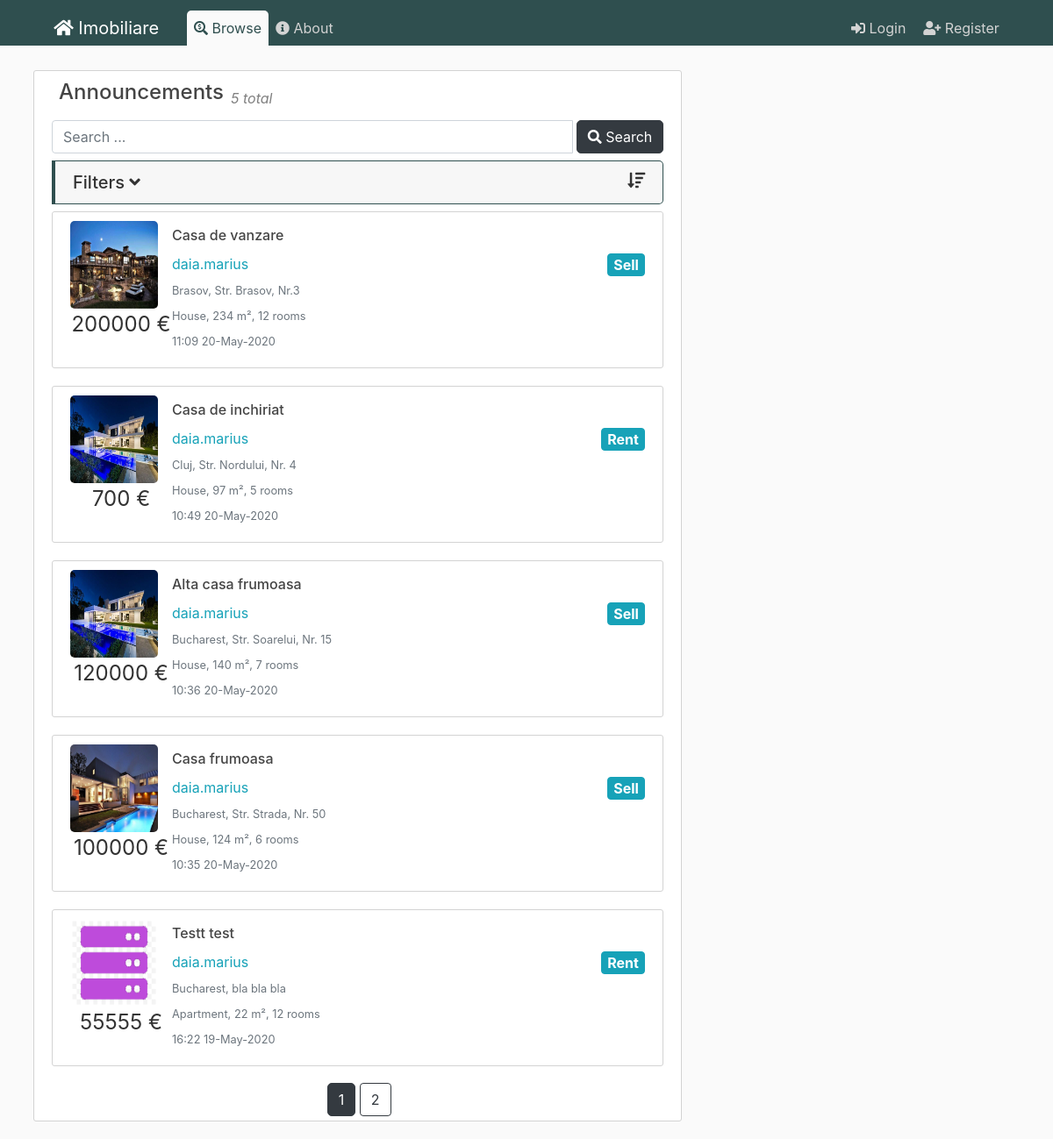
Page /posts on the earlier database version.
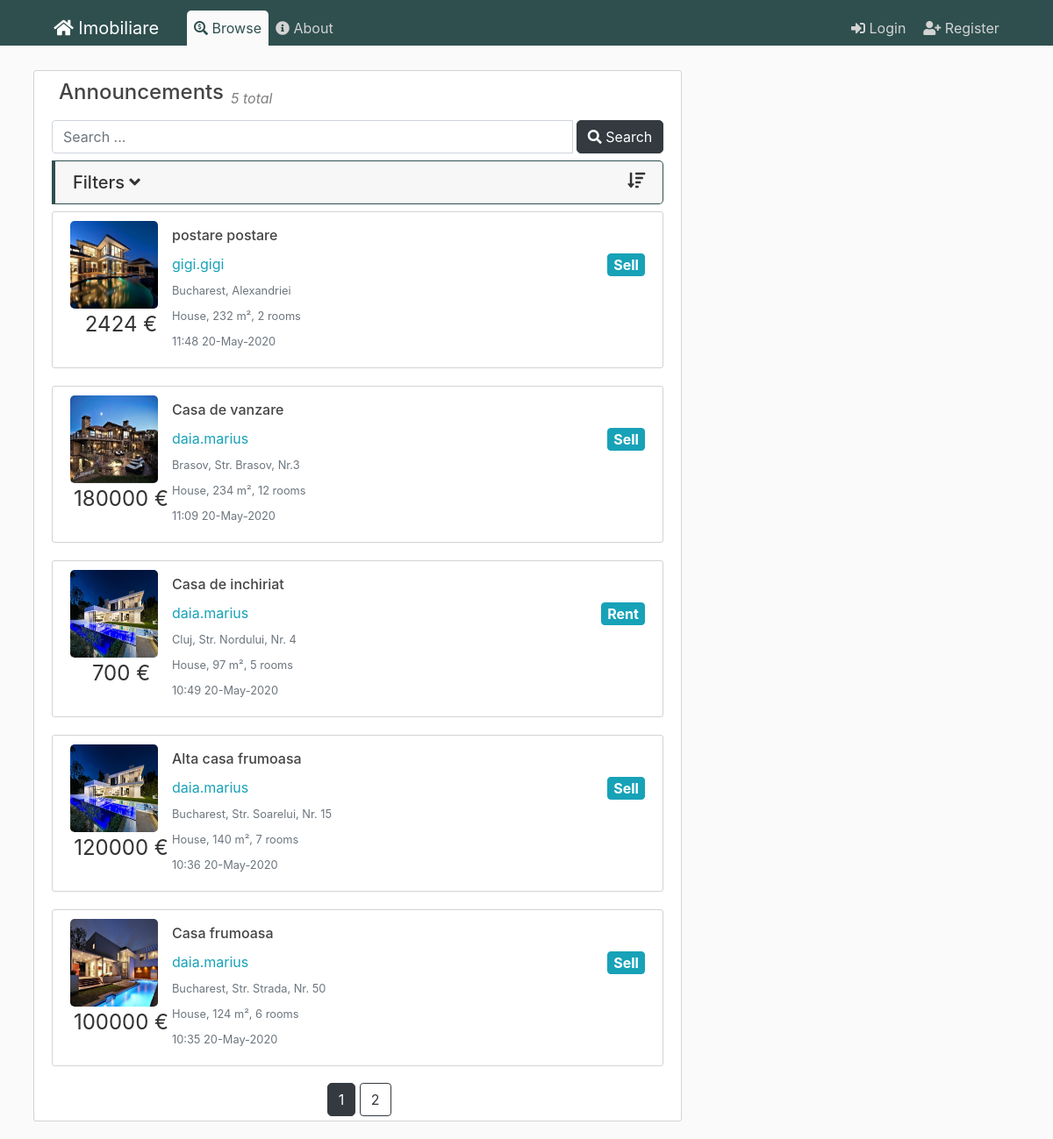
Same page on the later database version.
### flaskblog/models.py (models this page shows, shortened)
class Post(db.Model):
    id = db.Column(db.Integer, primary_key=True)
    title = db.Column(db.String(100), nullable=False)
    date_posted = db.Column(db.DateTime, nullable=False, default=datetime.utcnow)
    content = db.Column(db.Text, nullable=False)
    user_id = db.Column(db.Integer, db.ForeignKey('user.id'), nullable=False)
    city_id = db.Column(db.Integer, db.ForeignKey('city.id'), nullable=False)
    anouncement_type = db.Column(db.String(20), nullable=False)
    house_type = db.Column(db.String(20), nullable=False)
    price = db.Column(db.Integer, nullable=False)
    square_meters = db.Column(db.Integer, nullable=False)
    number_rooms = db.Column(db.Integer, nullable=False)
    address = db.Column(db.String(100), nullable=False)
    phonenumber = db.Column(db.String(15), nullable=True)
    post = db.relationship('Image')
    favorited = db.relationship('User', secondary=user_favorites)

class Image(db.Model):
    id = db.Column(db.Integer, primary_key=True)
    name = db.Column(db.String(100), nullable=False)
    post_id = db.Column(db.Integer, db.ForeignKey('post.id'), nullable=False)
    post = db.relationship('Post', backref='images', lazy=True)

class User(db.Model, UserMixin):
    id = db.Column(db.Integer, primary_key=True)
    username = db.Column(db.String(20), unique=True, nullable=False)
    email = db.Column(db.String(120), unique=True, nullable=False)
    phonenumber = db.Column(db.String(15), nullable=False)
    image_file = db.Column(db.String(20), nullable=False, default='default.jpg')
    password = db.Column(db.String(60), nullable=False)
    posts = db.relationship('Post', backref='author', lazy=True)
    favorites = db.relationship('Post', secondary=user_favorites)

class City(db.Model):
    id = db.Column(db.Integer, primary_key=True)
    name = db.Column(db.String(100), nullable=False)
    country_id = db.Column(db.Integer, db.ForeignKey('country.id'), nullable=False)
    country = db.relationship('Country', back_populates="cities")
    posts = db.relationship('Post', backref='city', lazy=True)

### flaskblog/posts/routes.py (the view)
@posts.route("/posts")
def browse():
    page = request.args.get('page', 1, type=int)
    posts = Post.query.order_by(Post.date_posted.desc()).paginate(page=page, per_page=5)
    cities = City.query.all()
    countries = Country.query.all()
    if not posts:
        posts=[]
    return render_template('browse.html', posts=posts,cities=cities,countries=countries)

### flaskblog/templates/browse.html (shortened to what this page needs)
{% extends "layout.html" %}
{% set active_page = "announcements" %}
{% block content %}
<article class="media content-section content-fit">
  <div class="media-body">
    <div class="article-metadata d-flex flex-row  position-relative">
      <h4 class="pl-2 article-title">Announcements</h4>
      <div class="pl-2 pb-1 align-self-end">
        <em class="gray">
          {{ posts.items|length }} total
        </em>
      </div>
    </div>
    <div>
      <form action="">
        <div class="input-group mt-2 mb-2">
          <input type="text" class="form-control" placeholder="Search ...">
          <div class="input-group-btn">
            <button type="submit" class="btn btn-dark ml-1">
              <i class="fas fa-search"></i> Search
            </button>
          </div>
        </div>
      </form>
      <div class="accordion md-accordion mb-2" id="accordionEx1" role="tablist" aria-multiselectable="true">
        <div class="card check-card">
          <div class="card-header" role="tab" id="headingTwo1">
            <a class="collapsed" data-toggle="collapse" data-parent="#accordionEx1" href="#collapseTwo1"
              aria-expanded="false" aria-controls="collapseTwo1">
              <h5 class="mb-0">
                <i class="fas fa-sort-amount-down float-right"></i>Filters <i class="fas fa-angle-down rotate-icon"></i>
              </h5>
            </a>
          </div>
        </div>
      </div>
      {% for post in posts.items %}
      <article class="media content-section table-row" data-href="{{ url_for('posts.post', post_id=post.id) }}">
        <div class="article-metadata">
          {% if post.images[0] %}
          <img class="article-img" src="/static/post_pics/{{post.images[0].name}}">
          {% else %}
          <img class="rounded-circle article-img" src="{{ url_for('static', filename='defaults/house.png') }}">
          {% endif %}
          <p class="article-price text-center">{{post.price}} €</p>
        </div>
        <div class="media-body">
          <h4><a class="article-title" href="{{ url_for('posts.post', post_id=post.id) }}">{{ post.title }}</a></h4>
          <div class="article-metadata">
            <a class="mr-2"
              href="{{ url_for('users.user_posts', username=post.author.username) }}">{{ post.author.username }}</a>
            <a class="btn btn-info badge float-right article-type">{{ post.anouncement_type }}</a>
          </div>
          <div class="article-metadata">
            <small class="text-muted">{{post.city.name}}, {{post.address}}</small>
          </div>
          <div class="article-metadata">
            <small class="text-muted">{{post.house_type}}, {{post.square_meters}} m², {{post.number_rooms}} rooms</small>
          </div>
          <div class="article-metadata">
            <small class="text-muted">{{ post.date_posted.strftime('%H:%M %d-%B-%Y') }}</small>
          </div>
        </div>
      </article>
      {% endfor %}
    </div>
    <div class="p-3">
    </div>
    <div class="pagination-bottom">
      <div class="text-center">
      {% for page_num in posts.iter_pages(left_edge=1, right_edge=1, left_current=1, right_current=2) %}
        {% if page_num %}
            {% if posts.page == page_num %}
                <a class="btn btn-dark" href="{{ url_for('posts.browse', page=page_num) }}">{{page_num}}</a>
            {% else %}
                <a class="btn btn-outline-dark" href="{{ url_for('posts.browse', page=page_num) }}">{{page_num}}</a>
            {% endif %}
        {% endif %}
      {% endfor %}
      </div>
  </div>
  </div>
</article>
{% endblock content %}

Differences in the rows shown:
no longer on this page (row unchanged): Post: name (picture), price "55555", title "Testt test", author.username "daia.marius", anouncement_type "Rent", city.name "Bucharest", address "bla bla bla", house_type "Apartment", square_meters "22", number_rooms "12", date_posted "16:22 19-May-2020"
added Post: name (picture), price "2424", title "postare postare", author.username "gigi.gigi", anouncement_type "Sell", city.name "Bucharest", address "Alexandriei", house_type "House", square_meters "232", number_rooms "2", date_posted "11:48 20-May-2020"
changed Post "Casa de vanzare": price "200000" → "180000"
